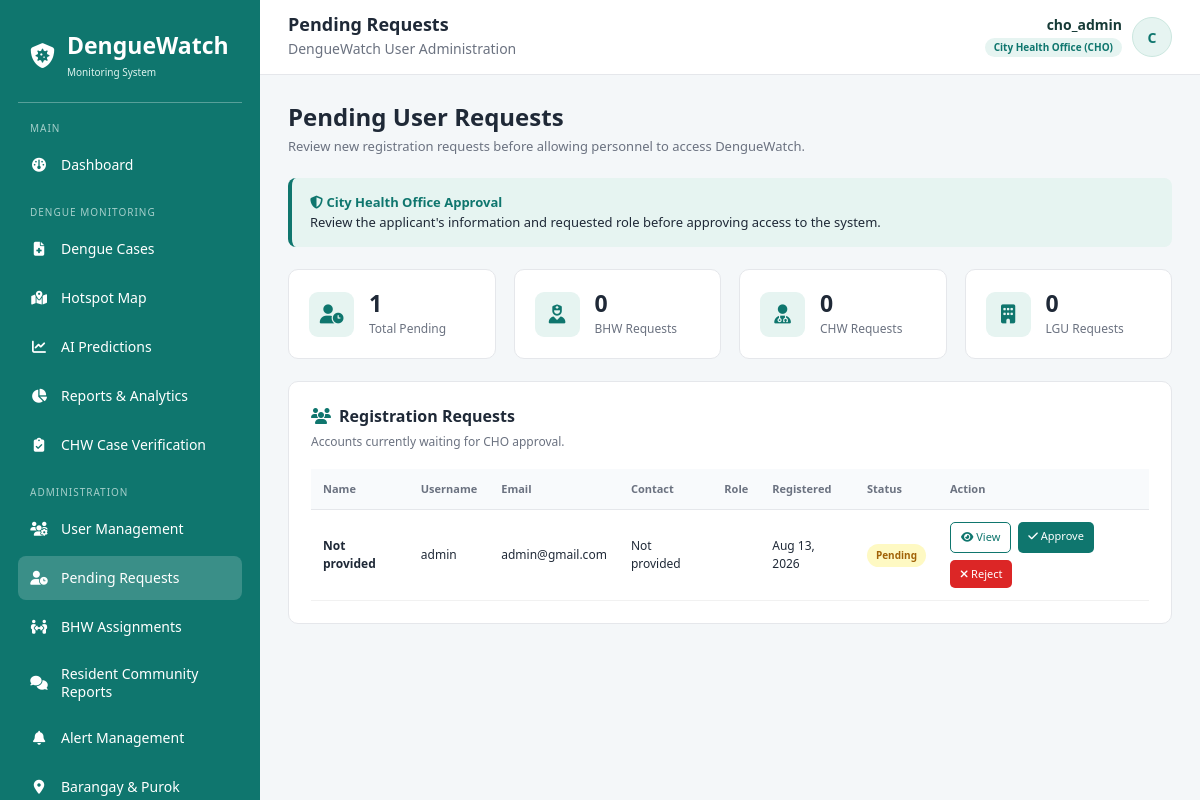
/cho/pending-requests/ (signed in), run on the app's committed database.
### monitoring/models.py (models this page shows, shortened)
class UserAccount(AbstractUser):
    ROLE_CHOICES = [
        ('CHO', 'City Health Office (CHO)'),
        ('CHW', 'City Health Worker (CHW)'),
        ('BHW', 'Barangay Health Worker (BHW)'),
        ('LGU', 'Local Government Unit (LGU)'),
        ('RESIDENT', 'Resident'),
    ]
    STATUS_CHOICES = [
        ('PENDING', 'Pending'),
        ('APPROVED', 'Approved'),
        ('REJECTED', 'Rejected'),
    ]
    assigned_barangay = models.ForeignKey(
        Barangay,
        on_delete=models.SET_NULL,
        null=True,
        blank=True,
        related_name='assigned_bhws'
    )
    assigned_purok = models.ForeignKey(
        Purok,
        on_delete=models.SET_NULL,
        null=True,
        blank=True,
        related_name='assigned_bhws'
    )
    role = models.CharField(
        max_length=10,
        choices=ROLE_CHOICES,
        default='BHW'
    )
    account_status = models.CharField(
        max_length=10,
        choices=STATUS_CHOICES,
        default='PENDING'
    )
    profile_picture = models.ImageField(
        upload_to='profile_pictures/',
        blank=True,
        null=True
    )
    contact_number = models.CharField(
        max_length=20,
        blank=True
    )
    address = models.TextField(
        blank=True
    )

### monitoring/views.py (the view)
        @login_required(login_url='login')
        def wrapper(request, *args, **kwargs):
            user_role = getattr(
                request.user,
                'role',
                None
            )
            if user_role not in allowed_roles:
                messages.error(
                    request,
                    'You are not authorized to access this page.'
                )
                return redirect('dashboard')
            return view_func(
                request,
                *args,
                **kwargs
            )

### monitoring/templates/pending_requests.html (shortened to what this page needs)
{% load static %}
<!DOCTYPE html>
<html lang="en">
<head>
    <link
        href="https://cdn.jsdelivr.net/npm/bootstrap@5.3.3/dist/css/bootstrap.min.css"
        rel="stylesheet"
    >
    <link
        rel="stylesheet"
        href="https://cdnjs.cloudflare.com/ajax/libs/font-awesome/6.5.2/css/all.min.css"
    >
</head>
<body>
{% include 'includes/role_sidebar.html' %}
<div class="main">
    <div class="topbar">
        <div>
            <h4>
                Pending Requests
            </h4>
            <small>
                DengueWatch User Administration
            </small>
        </div>
        <div class="user-info">
        </div>
    </div>
    <div class="content">
        <div class="page-title">
            <h2>
                Pending User Requests
            </h2>
            <p>
                Review new registration requests before allowing
                personnel to access DengueWatch.
            </p>
        </div>
        <div class="notice">
            <strong>
                <i class="fa-solid fa-shield-halved"></i>
                City Health Office Approval
            </strong>
            <br>
            Review the applicant's information and requested role
            before approving access to the system.
        </div>
        <div class="stats">
            <div class="stat-card">
                <div class="stat-icon">
                    <i class="fa-solid fa-user-clock"></i>
                </div>
                <div>
                    <h3>
                        {{ pending_count|default:"0" }}
                    </h3>
                    <p>
                        Total Pending
                    </p>
                </div>
            </div>
            <div class="stat-card">
                <div class="stat-icon">
                    <i class="fa-solid fa-user-nurse"></i>
                </div>
                <div>
                    <h3>
                        {{ bhw_pending|default:"0" }}
                    </h3>
                    <p>
                        BHW Requests
                    </p>
                </div>
            </div>
            <div class="stat-card">
                <div class="stat-icon">
                    <i class="fa-solid fa-user-doctor"></i>
                </div>
                <div>
                    <h3>
                        {{ chw_pending|default:"0" }}
                    </h3>
                    <p>
                        CHW Requests
                    </p>
                </div>
            </div>
            <div class="stat-card">
                <div class="stat-icon">
                    <i class="fa-solid fa-building"></i>
                </div>
                <div>
                    <h3>
                        {{ lgu_pending|default:"0" }}
                    </h3>
                    <p>
                        LGU Requests
                    </p>
                </div>
            </div>
        </div>
        <div class="card-box">
            <div class="card-title">
                <i class="fa-solid fa-users"></i>
                Registration Requests
            </div>
            <div class="card-subtitle">
                Accounts currently waiting for CHO approval.
            </div>
            {% if pending_users %}
                <div class="table-responsive">
                    <table class="request-table">
                        <thead>
                            <tr>
                                <th>
                                    Name
                                </th>
                                <th>
                                    Username
                                </th>
                                <th>
                                    Email
                                </th>
                                <th>
                                    Contact
                                </th>
                                <th>
                                    Role
                                </th>
                                <th>
                                    Registered
                                </th>
                                <th>
                                    Status
                                </th>
                                <th>
                                    Action
                                </th>
                            </tr>
                        </thead>
                        <tbody>
                            {% for user in pending_users %}
                                <tr>
                                    <td>
                                        <strong>
                                            {% if user.first_name or user.last_name %}
                                                {{ user.first_name }}
                                                {{ user.last_name }}
                                            {% else %}
                                                Not provided
                                            {% endif %}
                                        </strong>
                                    </td>
                                    <td>
                                        {{ user.username }}
                                    </td>
                                    <td>
                                        {{ user.email|default:"Not provided" }}
                                    </td>
                                    <td>
                                        {% if user.contact_number %}
                                            {{ user.contact_number }}
                                        {% else %}
                                            Not provided
                                        {% endif %}
                                    </td>
                                    <td>
                                        {% if user.role == "BHW" %}
                                            <span class="role role-bhw">
                                                BHW
                                            </span>
                                        {% elif user.role == "CHW" %}
                                            <span class="role role-chw">
                                                CHW
                                            </span>
                                        {% elif user.role == "LGU" %}
                                            <span class="role role-lgu">
                                                LGU
                                            </span>
                                        {% elif user.role == "CHO" %}
                                            <span class="role role-cho">
                                                CHO
                                            </span>
                                        {% else %}
                                            <span class="role">
                                            </span>
                                        {% endif %}
                                    </td>
                                    <td>
                                        {{ user.date_joined|date:"M d, Y" }}
                                    </td>
                                    <td>
                                        <span class="pending-status">
                                            Pending
                                        </span>
                                    </td>
                                    <td>
                                        <div class="action-buttons">
                                            <button
                                                type="button"
                                                class="btn-view"
                                                data-bs-toggle="modal"
                                                data-bs-target="#viewUser{{ user.id }}"
                                            >
                                                <i class="fa-solid fa-eye"></i>
                                                View
                                            </button>
                                            <a
                                                href="{% url 'approve_user' user.id %}"
                                                class="btn-approve"
                                                onclick="
                                                    return confirm(
                                                        'Approve {{ user.username }}?'
                                                    );
                                                "
                                            >
                                                <i class="fa-solid fa-check"></i>
                                                Approve
                                            </a>
                                            <a
                                                href="{% url 'reject_user' user.id %}"
                                                class="btn-reject"
                                                onclick="
                                                    return confirm(
                                                        'Reject {{ user.username }}?'
                                                    );
                                                "
                                            >
                                                <i class="fa-solid fa-xmark"></i>
                                                Reject
                                            </a>
                                        </div>
                                    </td>
                                </tr>
                            {% endfor %}
                        </tbody>
                    </table>
                </div>
            {% endif %}
        </div>
    </div>
</div>
</body>
</html>

### data on the page
UserAccount: first_name "Not provided", username "admin", email "admin@gmail.com", contact_number "Not provided", date_joined "Aug 13, 2026"

### other printed values
{{ pending_count|default:"0" }} "1"
{{ bhw_pending|default:"0" }} "0"
{{ chw_pending|default:"0" }} "0"
{{ lgu_pending|default:"0" }} "0"
